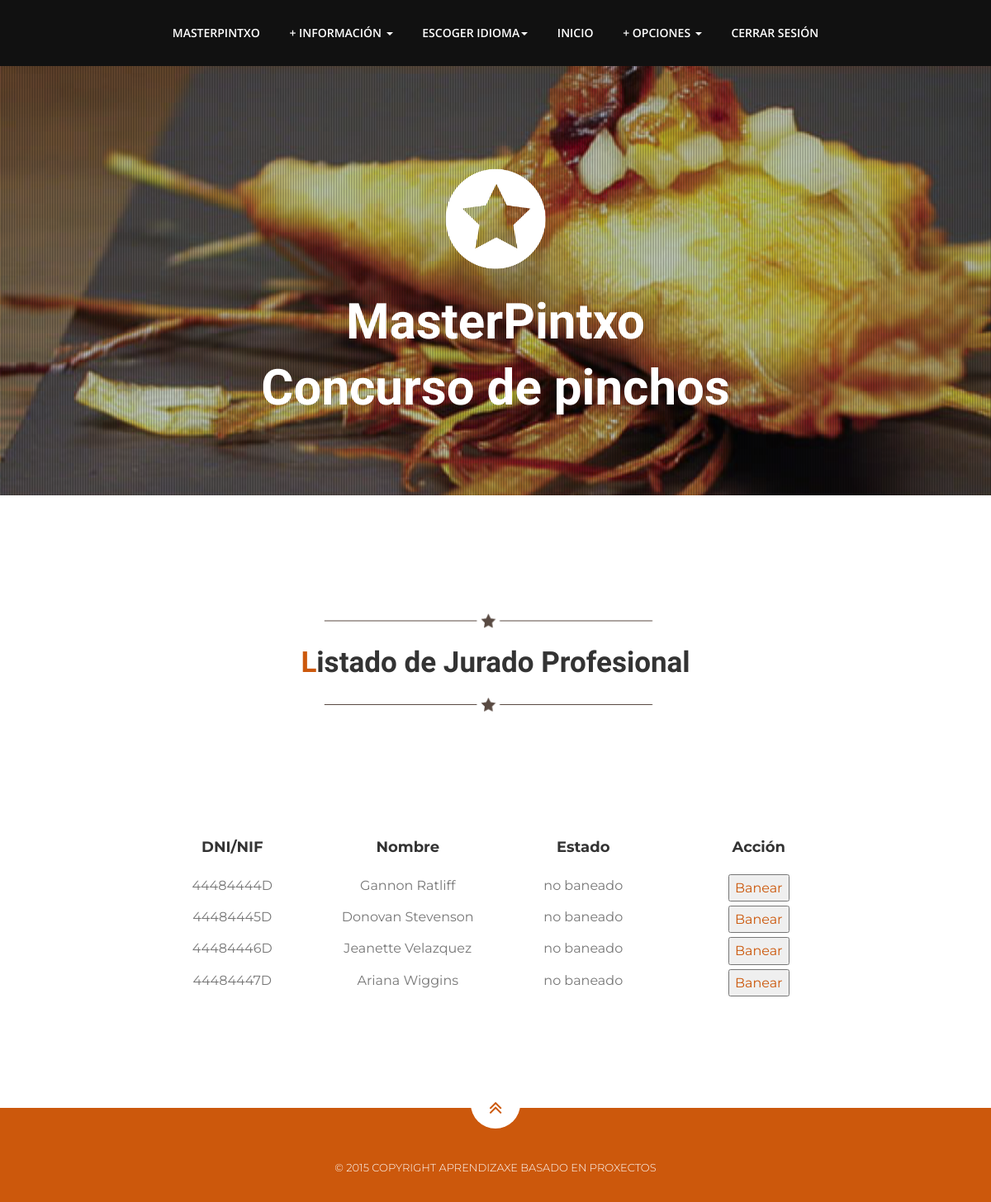
Screenshot of /index.php?controller=organizador&action=listarJPro (signed in) with the database file from the repository.
### tables this page shows
CREATE TABLE IF NOT EXISTS `JuradoProfesional` (
  `dniJPro` VARCHAR(9) NOT NULL COMMENT '',
  `contrasenhaJPro` VARCHAR(45) NOT NULL COMMENT '',
  `nombreJPro` VARCHAR(65) NOT NULL COMMENT '',
  `telefJPro` VARCHAR(9) NOT NULL COMMENT '',
  PRIMARY KEY (`dniJPro`)  COMMENT '');

### nucleo/ViewManager.php (called while the page is built, shortened)
<?php
class ViewManager {
  private $variables = array();
  public function setVariable($varname, $value, $flash=false) {
    $this->variables[$varname] = $value;
  }
  public function getVariable($varname, $default=NULL) {
    return $this->variables[$varname];
  }
  public function render($controller, $viewname) {
    include(__DIR__."/../vistas/$controller/$viewname.php");
  }
  private static $viewmanager_singleton = NULL;
  public static function getInstance() {
    if (self::$viewmanager_singleton == null) {
      self::$viewmanager_singleton = new ViewManager();
    }
    return self::$viewmanager_singleton;
  }
}

### index.php (called while the page is built, shortened)
<?php
function run() {
  try {
    $controller = loadController($_GET["controller"]);
    $actionName = $_GET["action"];
    $controller->$actionName();
  } catch(Exception $ex) {
    die("An exception occured!!!!!".$ex->getMessage());
  }
}
function loadController($controllerName) {
  return new $controllerClassName();
}
run();
?>

### vistas/messages/messages_es.php (called while the page is built)
<?php
  $i18n_messages = array()
?>

### nucleo/I18n.php (called while the page is built, shortened)
<?php
class I18n {
  private $messages;
  public function setLanguage($language) {
    $this->messages = $i18n_messages;
  }
  public function i18n($key) {
    if (isset($this->messages[$key])){
      return $this->messages[$key];
    }else{
      return $key;
    }
  }
  private static $i18n_singleton = null;
  public static function getInstance() {
    if (self::$i18n_singleton == NULL) {
      self::$i18n_singleton = new I18n();
    }
    return self::$i18n_singleton;
  }
}
	function i18n($key) {
  return I18n::getInstance()->i18n($key);
}

### model/JuradoProfesionalMapper.php (called while the page is built, shortened)
<?php
require_once(__DIR__ . "/../nucleo/PDOConnection.php");
class JuradoProfesionalMapper
{
    private $db;
    public function __construct()
    {
        $this->db = PDOConnection::getInstance();
    }
    public function listarJurados(){
        $stmt = $this->db->query("select * from JuradoProfesional");
        return $stmt->fetchAll(PDO::FETCH_ASSOC);
    }
}

### nucleo/PDOConnection.php (called while the page is built)
<?php
class PDOConnection {
  private static $dbhost = "127.0.0.1";
  private static $dbname = "G_31MasterPintxo";
  private static $dbuser = "adminG31";
  private static $dbpass = "bfd59291e825b5f2bbf1eb76569f8fe7.";
  private static $db_singleton = null;
  public static function getInstance() {
    if (self::$db_singleton == null) {
      self::$db_singleton = new PDO(
	"mysql:host=".self::$dbhost.";dbname=".self::$dbname.";charset=utf8",
	self::$dbuser,
	self::$dbpass,
	array(
	  PDO::ATTR_EMULATE_PREPARES => false,
	  PDO::ATTR_ERRMODE => PDO::ERRMODE_EXCEPTION
	)
      );
    }
    return self::$db_singleton;
  }
}
?>

### vistas/organizador/listaJPro.php (the view, shortened to what this page needs)
<?php
require_once(__DIR__ . "/../../nucleo/ViewManager.php");
$view = ViewManager::getInstance();
$lista=$view->getVariable("listado");
?>
<li class="menuItem"><a href="index.php?controller=usuario&amp;action=index#seccionI"><?= i18n("Inicio")?></a></li>
<li class="dropdown">
    <a href="#" class="dropdown-toggle" data-toggle="dropdown" role="button" aria-expanded="false"><?= i18n("+ opciones")?>  <span class="caret"></span></a>
</li>
<li class="menuItem"><a href="index.php?controller=usuario&amp;action=logout"><?= i18n("Cerrar sesi&oacute;n")?></a></li>
</ul>
</div>
</div>
</div>
</div>
</div>
</div>
</div>
</div>
</header>
<section id="seccionL">
    <div class="container">
        <div class="heading">
            <img class="dividerline" src="img/sep.png" alt="separador">
            <h2><?= i18n("Listado de Jurado Profesional")?></h2>
            <img class="dividerline" src="img/sep.png" alt="separador">
            <h3><br></h3>
            <h3><br></h3>
        </div>
    </div>
    <div class="container control tabla">
        <div class="row tituloTab">
            <div class="col-md-3">
                <h4>DNI/NIF</h4>
            </div>
            <div class="col-md-3">
                <h4><?= i18n("Nombre")?></h4>
            </div>
            <div class="col-md-3">
                <h4><?= i18n("Estado")?></h4>
            </div>
            <div class="col-md-3">
                <h4><?= i18n("Acci&oacute;n")?></h4>
            </div>
        </div>
        <?php foreach($lista as $jp): ?>
            <div class="row usuTab">
                <div class="col-md-3">
                    <?php echo $jp["dniJP"]; ?>
                </div>
                <div class="col-md-3">
                    <?php echo $jp["nombreJP"]; ?>
                </div>
                <div class="col-md-3">
                    <?php echo $jp["estado"]; ?>
                </div>
                <div class="col-md-3">
                    <?php if($jp["estado"]=="baneado"){
                        echo '<a href="index.php?controller=organizador&amp;action=desbanear&amp;listar=listarJPro&amp;idUsuario='.$jp["dniJP"].'"><button class="submit button" type="button">'.i18n("Desbanear").'</button></a>';
                    }else{
                        echo '<a href="index.php?controller=organizador&amp;action=banear&amp;listar=listarJPro&amp;idUsuario='.$jp["dniJP"].'"><button class="submit button" type="button">'.i18n("Banear").'</button></a>';
                    }
                    ?>
                </div>
            </div>
        <?php endforeach ; ?>
    </div>
</section>

### css/theme.css (style rules this page uses)
body { font-family:'Montserrat',sans-serif; font-size:16px; line-height:1.7; color:#777; font-weight:400; overflow-x:hidden; }
h1,h2,h3,h4,h5,h6 { color:#333; line-height:1.4; font-weight:700; }
a,a:hover { color:#cc580c; text-decoration: none; }
img { max-width: 100%; }
.nav>li>a { display:inline-block; }
.navbar-nav>li { float:none; display:inline-block; }
.navbar.navbar-inverse.navbar-static-top a { color:#fff; padding:31px 16px; line-height:18px; text-align:center; }
.heading { padding-bottom:15px; text-align:center; max-width:960px; margin:0px auto; padding-top:80px; }
.heading h2 { font-weight:700; font-family:'Playball',cursive; font-size:35px; color:#333; margin:0; padding:5px; }
.heading h2::first-letter { color:#cc580c; }
.heading h3 { font-size:16px; line-height:1.7; }

### css/estilo.css (style rules this page uses)
.control { text-align: center; width: 50%; padding: 10px; }
.tabla { width: 70%; margin: 0 auto; }
.tituloTab { padding-bottom: 5px; margin-bottom: 5px; }
.usuTab { padding-bottom: 5px; }

### rows the page displays
juradoprofesional: dniJPro "44484444D", nombreJPro "Gannon Ratliff", estado "no baneado"
juradoprofesional: dniJPro "44484445D", nombreJPro "Donovan Stevenson", estado "no baneado"
juradoprofesional: dniJPro "44484446D", nombreJPro "Jeanette Velazquez", estado "no baneado"
juradoprofesional: dniJPro "44484447D", nombreJPro "Ariana Wiggins", estado "no baneado"

### other values shown
i18n("Concurso de pinchos") "Concurso de pinchos"
i18n("+ informaci&oacute;n") "+ INFORMACIÓN"
i18n("Escoger idioma") "ESCOGER IDIOMA"
i18n("Inicio") "INICIO"
i18n("+ opciones") "+ OPCIONES"
i18n("Cerrar sesi&oacute;n") "CERRAR SESIÓN"
i18n("Listado de Jurado Profesional") "Listado de Jurado Profesional"
i18n("Nombre") "Nombre"
i18n("Estado") "Estado"
i18n("Acci&oacute;n") "Acción"
